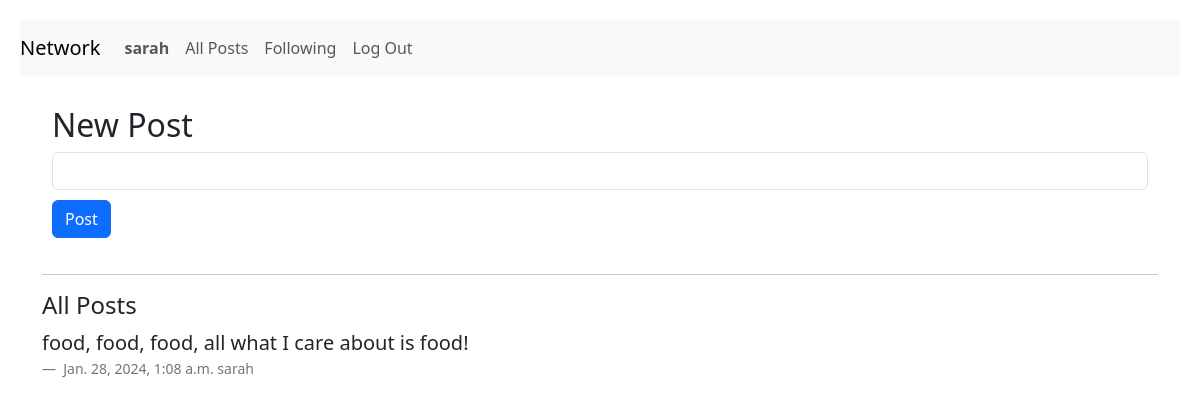
/ (signed in), run on an earlier commit of the app's database.
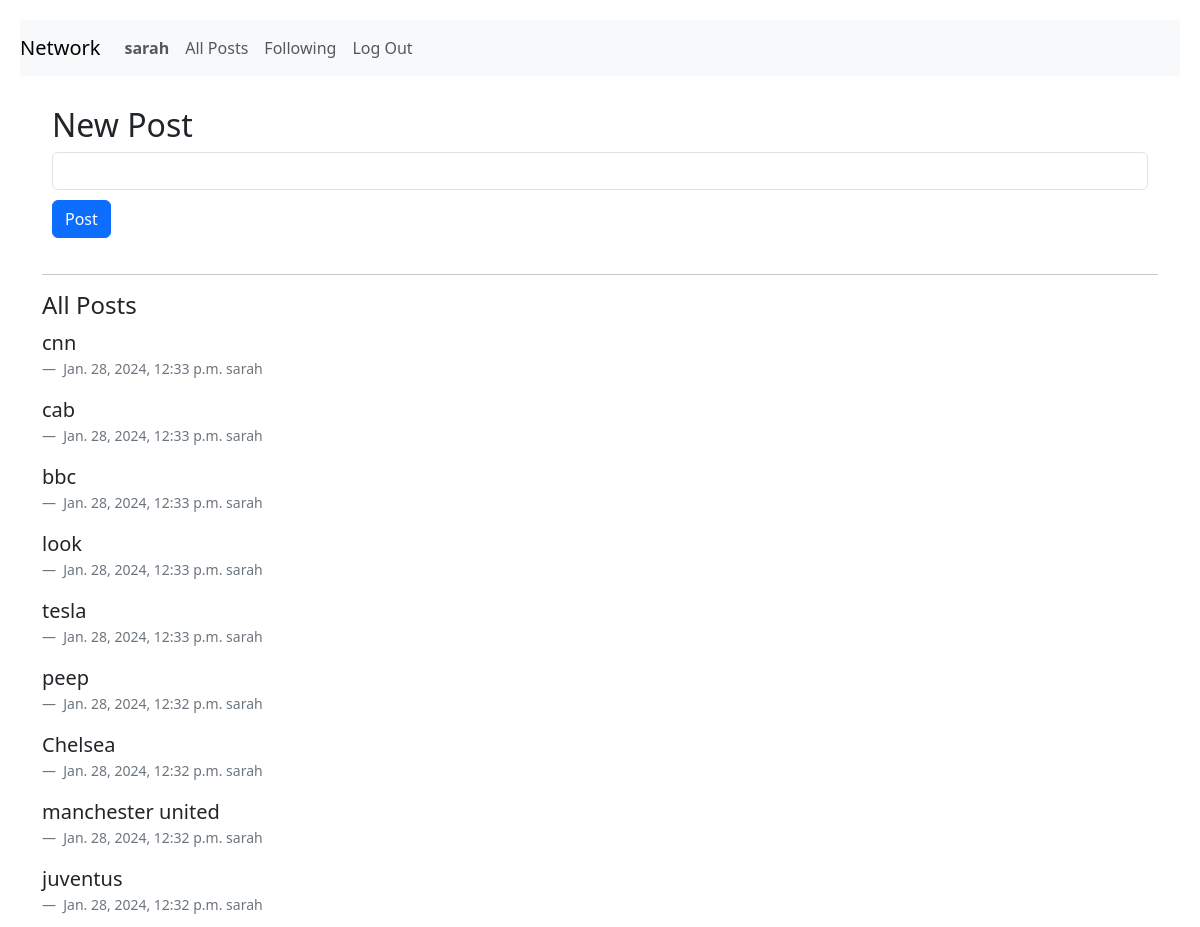
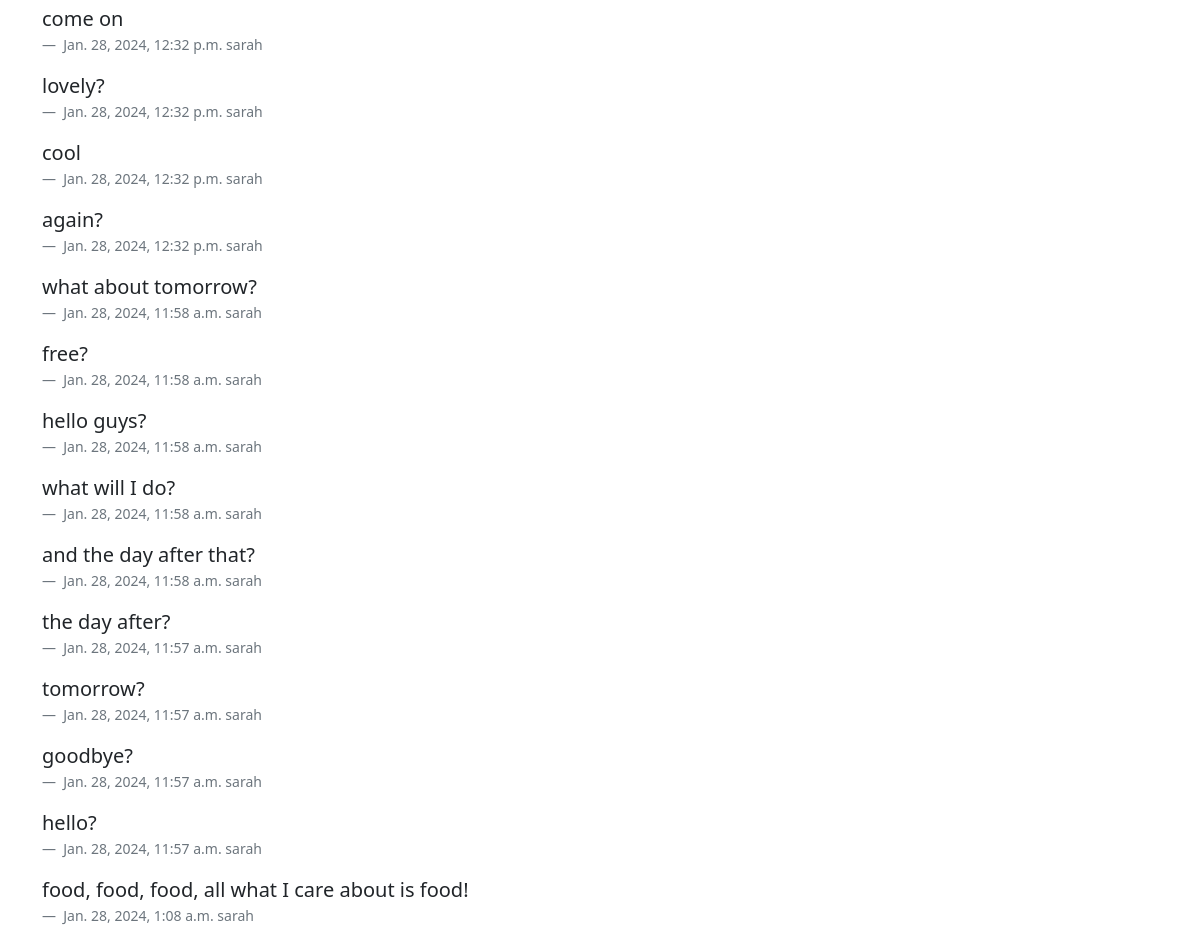
And on a later commit of the database (2 pictures, top to bottom).
### network/models.py (models this page shows, shortened)
class TimeStampedModel(models.Model):
    created_at = models.DateTimeField(auto_now_add=True)
    updated_at = models.DateTimeField(auto_now=True)
    class Meta:
        abstract = True

class Post(TimeStampedModel):
    created = TimeStampedModel.created_at
    body = models.CharField(max_length=300)
    user = models.ForeignKey(settings.AUTH_USER_MODEL, on_delete=models.CASCADE, null=True)

class User(AbstractUser):
    pass

### network/views.py (the view)
# urls.py: path("", views.index, name="index"),
def index(request):
    posts = Post.objects.order_by("-created_at")
    return render(
        request,
        "network/index.html",
        {"posts": posts, "form": ListingPost()},
    )

### network/forms.py
class ListingPost(StylishForm):
    class Meta:
        model = Post
        fields = ["body"]
        widgets = {
            "owner": forms.HiddenInput(),
        }
        labels = {
            "body": " ",
        }

### network/templates/network/index.html (shortened to what this page needs)
{% extends "network/layout.html" %}
{% block body %}
{% if user.is_authenticated %}
<section id="form-section">
    <h2>New Post</h2>
    <form action="{% url 'post' %}" method="post">
        {% for field in form %}
        <div class="form-text">
            <div>{{ field }}</div>
        </div>
        {% endfor %}
        <input id="post-button" class="btn btn-primary" type="submit" value="Post" name="save">
    </form>
</section>
<hr class="hr weather-hr" />
<section id="posts-section">
    <h4>All Posts</h4>
    <div class="row card-body">
        {% for post in posts.all %}
        {% if post.user|stringformat:"s" == request.user.username %}
        <div class="comment">
            <blockquote class="blockquote">
                {{ post.body | linebreaks }}
            </blockquote>
            <figcaption class="blockquote-footer">
                {{ post.created }}
                {{ post.user }}
            </figcaption>
            {% endif %}
            {% endfor %}
        </div>
    </div>
</section>
{% endif %}
{% endblock %}

What changed in the data, as far as the page shows it:
added Post: body "cnn", created "Jan. 28, 2024, 12:33 p.m.", user "sarah"
added Post: body "cab", created "Jan. 28, 2024, 12:33 p.m.", user "sarah"
added Post: body "bbc", created "Jan. 28, 2024, 12:33 p.m.", user "sarah"
added Post: body "look", created "Jan. 28, 2024, 12:33 p.m.", user "sarah"
added Post: body "tesla", created "Jan. 28, 2024, 12:33 p.m.", user "sarah"
added Post: body "peep", created "Jan. 28, 2024, 12:32 p.m.", user "sarah"
added Post: body "Chelsea", created "Jan. 28, 2024, 12:32 p.m.", user "sarah"
added Post: body "manchester united", created "Jan. 28, 2024, 12:32 p.m.", user "sarah"
added Post: body "juventus", created "Jan. 28, 2024, 12:32 p.m.", user "sarah"
added Post: body "come on", created "Jan. 28, 2024, 12:32 p.m.", user "sarah"
added Post: body "lovely?", created "Jan. 28, 2024, 12:32 p.m.", user "sarah"
added Post: body "cool", created "Jan. 28, 2024, 12:32 p.m.", user "sarah"
added Post: body "again?", created "Jan. 28, 2024, 12:32 p.m.", user "sarah"
added Post: body "what about tomorrow?", created "Jan. 28, 2024, 11:58 a.m.", user "sarah"
added Post: body "free?", created "Jan. 28, 2024, 11:58 a.m.", user "sarah"
added Post: body "hello guys?", created "Jan. 28, 2024, 11:58 a.m.", user "sarah"
added Post: body "what will I do?", created "Jan. 28, 2024, 11:58 a.m.", user "sarah"
added Post: body "and the day after that?", created "Jan. 28, 2024, 11:58 a.m.", user "sarah"
added Post: body "the day after?", created "Jan. 28, 2024, 11:57 a.m.", user "sarah"
added Post: body "tomorrow?", created "Jan. 28, 2024, 11:57 a.m.", user "sarah"
added Post: body "goodbye?", created "Jan. 28, 2024, 11:57 a.m.", user "sarah"
added Post: body "hello?", created "Jan. 28, 2024, 11:57 a.m.", user "sarah"
